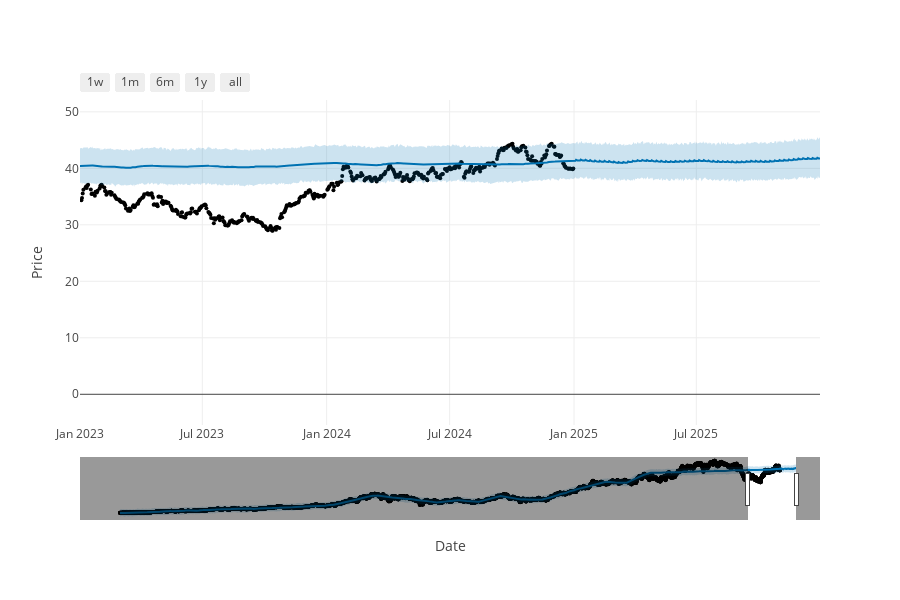

The notebook cell saved with this chart:
### Code cell
# visualize

# Plot Forecast
fig1 = plot_plotly(m, forecast)
# fig1.layout.update(title_text=f"Forecast for 1 Year: {ticker_name} '{selected_stock}'")
fig1.update_layout(yaxis_title='Price')
fig1.update_layout(xaxis_title='Date')
# ADD LEGEND <<<<<
# Calculate default date range
end_date = forecast['ds'].max()
start_date = end_date - pd.Timedelta(days=1095)
fig1.update_xaxes(range=[start_date, end_date])
# fig1.update_layout(xaxis_rangeslider_visible=False)
fig1

### Figure 1 — Plotly figure (JSON) as saved in the notebook; plotly's stock layout.template omitted (floating-point values rounded to 4 significant figures; data arrays with more than 128 entries replaced by an {"elided": "..."} marker saying what was removed)
{"data": [{"marker": {"color": "black", "size": 4}, "mode": "markers", "name": "Actual", "type": "scatter", "x": {"elided": "10361 str values"}, "y": {"elided": "10361 float values"}}, {"hoverinfo": "skip", "line": {"width": 0}, "mode": "lines", "type": "scatter", "x": {"elided": "10726 str values"}, "y": {"elided": "10726 float values"}}, {"fill": "tonexty", "fillcolor": "rgba(0, 114, 178, 0.2)", "line": {"color": "#0072B2", "width": 2}, "mode": "lines", "name": "Predicted", "type": "scatter", "x": {"elided": "10726 str values"}, "y": {"elided": "10726 float values"}}, {"fill": "tonexty", "fillcolor": "rgba(0, 114, 178, 0.2)", "hoverinfo": "skip", "line": {"width": 0}, "mode": "lines", "type": "scatter", "x": {"elided": "10726 str values"}, "y": {"elided": "10726 float values"}}], "layout": {"height": 600, "showlegend": false, "width": 900, "xaxis": {"range": ["2023-01-01T00:00:00", "2025-12-31T00:00:00"], "rangeselector": {"buttons": [{"count": 7, "label": "1w", "step": "day", "stepmode": "backward"}, {"count": 1, "label": "1m", "step": "month", "stepmode": "backward"}, {"count": 6, "label": "6m", "step": "month", "stepmode": "backward"}, {"count": 1, "label": "1y", "step": "year", "stepmode": "backward"}, {"step": "all"}]}, "rangeslider": {"visible": true}, "title": {"text": "Date"}, "type": "date"}, "yaxis": {"title": {"text": "Price"}}}}
